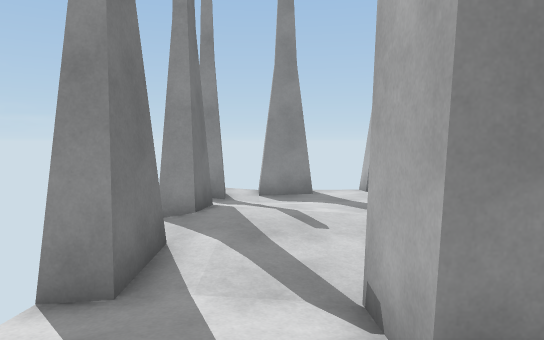
view 1 (above)

22 first-person views from a walk through a scene from a Unity 3-D project. The camera is 1.4 m above the floor, tilts 4° down and sees 70° across. The floor is counted in squares, 0.9 m on a side. Each view is taken from the middle of a square. On the plan, view 1 faces up. The plan holds only what a view shows up to about 17 squares ahead; the rest is blank. The place goes on beyond the plan. The player is left out.

view 2
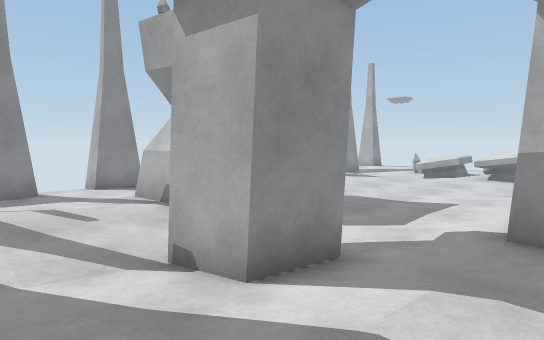

view 3
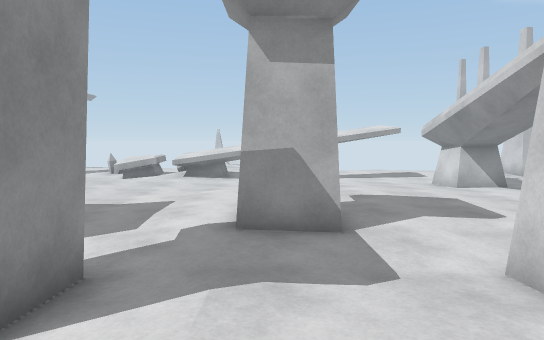

view 4
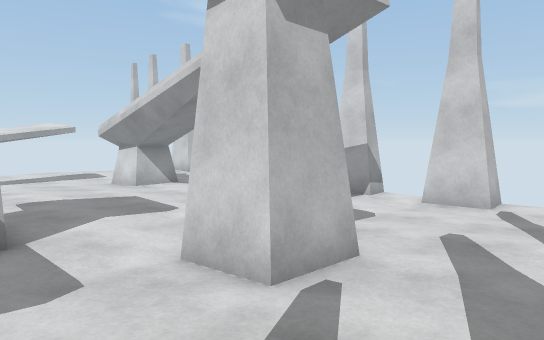

view 5
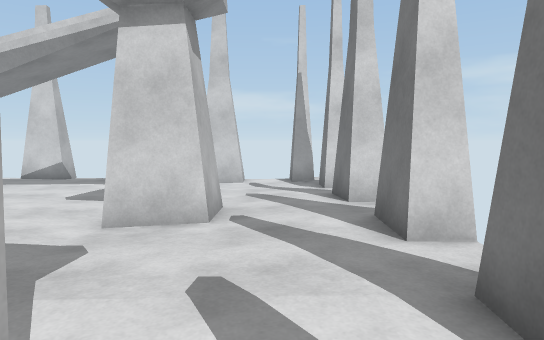

view 6
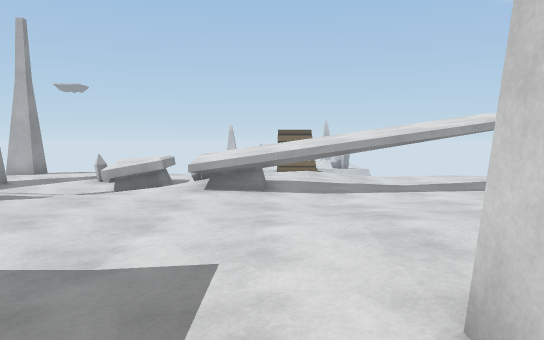

view 7
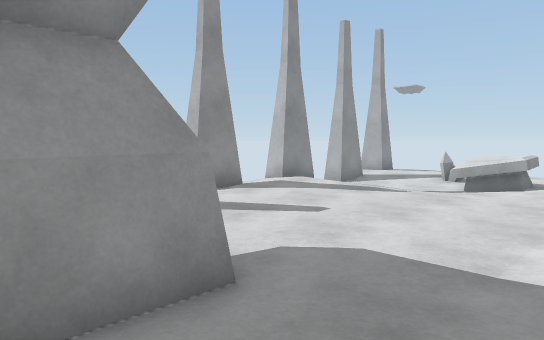

view 8
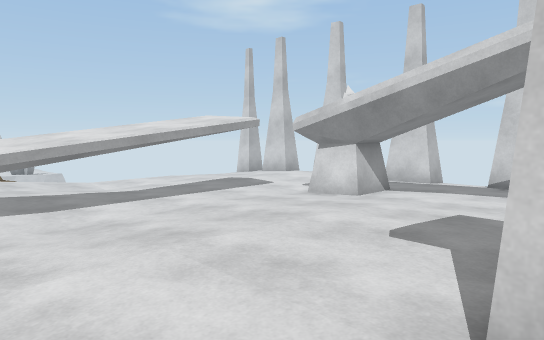

view 9
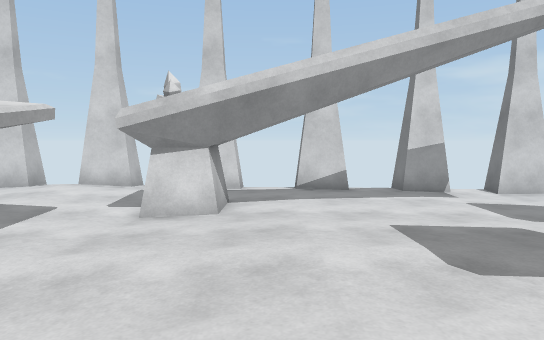

view 10
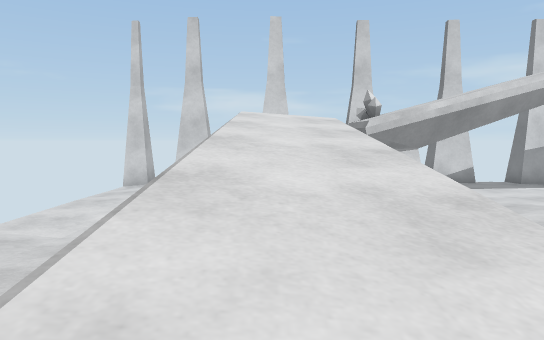

view 11
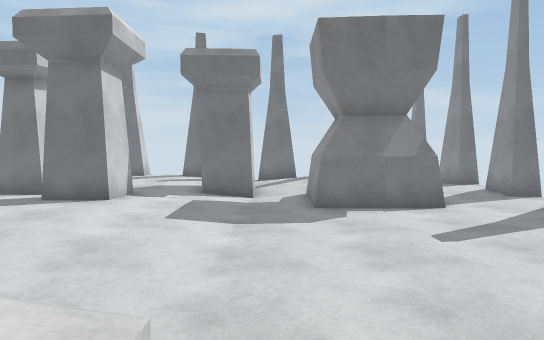

view 12
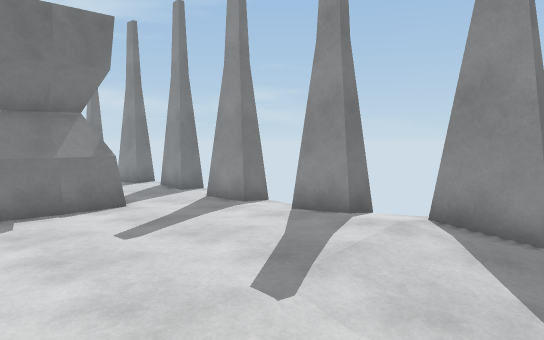

view 13
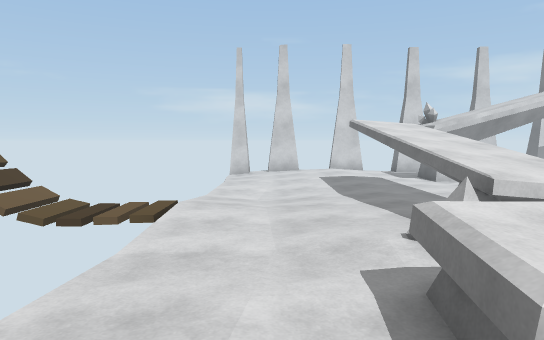

view 14
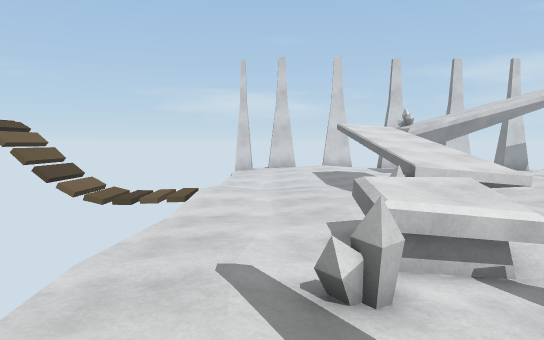

view 15
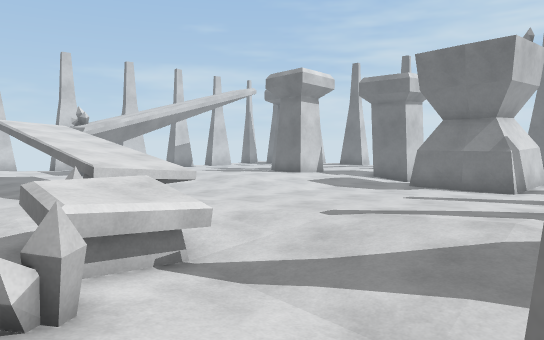

view 16
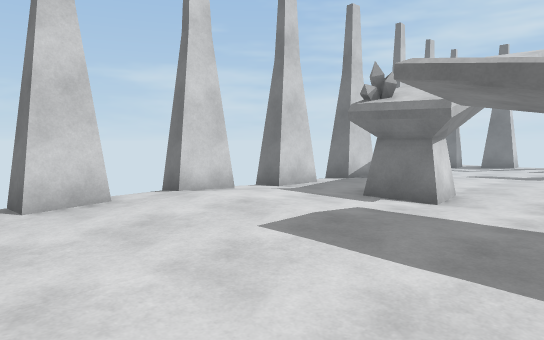

view 17
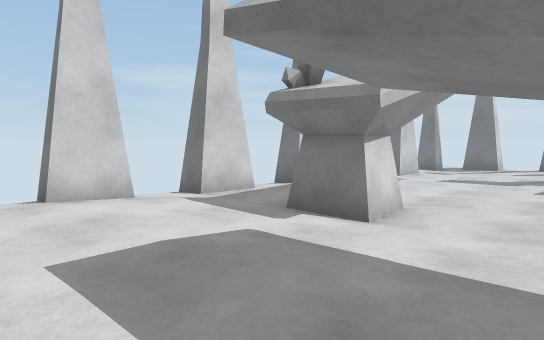

view 18
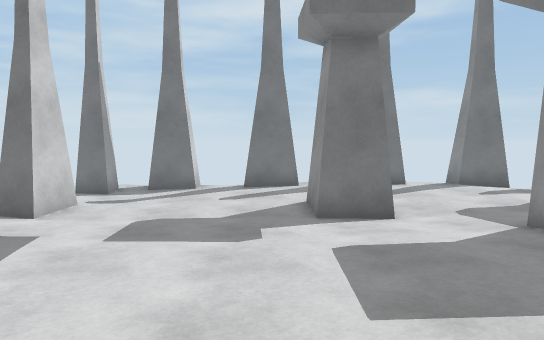

view 19
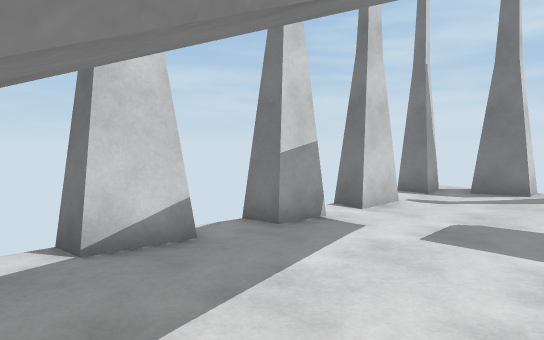

view 20
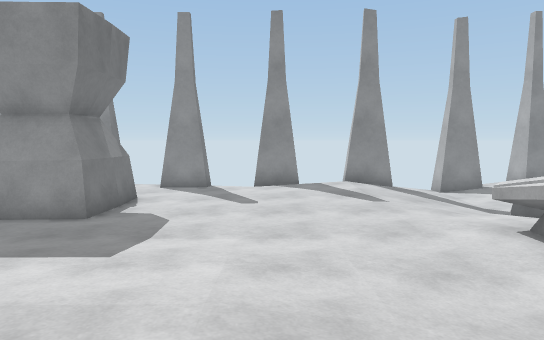

view 21
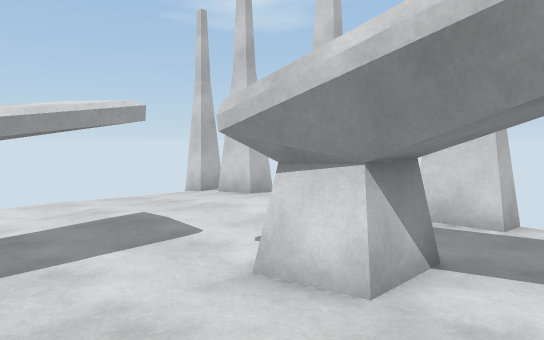

view 22
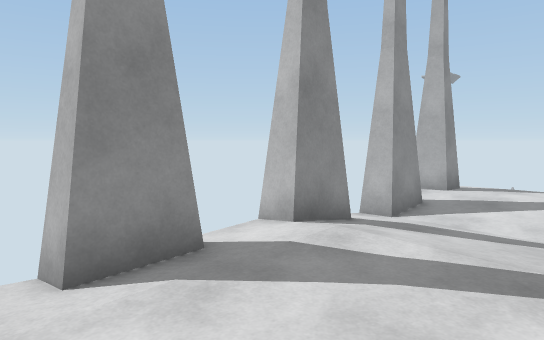

### Floor plan
Key: @ floor where view 1 was taken; # wall or solid block; x gap in a wall; . main floor; : floor 0.25 m higher than the main floor; - floor 0.25 m lower than the main floor; / step, stairs or slope; = window, fence, low wall or low ledge; ^ raised ledge; v drop or lower ground.
Columns run from 3 left of view 1 to 24 right of it. Each row starts with its distance up from view 1.
 14       =              v   #
 13   .##.##..##.-##.##--##./#.
 12  #--.............:..---....
 11  ..-............:://---....
 10   .....##.........//---....
  9  #.....###-........----=...v
  8  .::...###-........--^^-...v
  7  ...../###-........-^^^-...v
  6  #...-////-.........^^^....v
  5 x#.---------.........=....-
  4 v---###---........^^^^....-
  3  -..###--.......-.^^^^.....
  2  #....-..........-^^^^.....v
  1 ##...............-^^^^......
  0  ..@....##.......-^^^^......
 -1  .......##.......-^^^^.---.
 -2 ##....-...........^^^^-----
 -3  #...##-...........^^.-----
 -4  ...###-...........# .-----
 -5 ##..###-...............---/
 -6  #..-----...............--/
 -7  #..-----......###.......-/
 -8  ..------......###.......-/
 -9 ##-------................--
-10  #-------................--
-11 v.--------...............--
-12  .#-###-##..##..##.##/.##.#
-13             ##vv##vv   ##

Where each view was taken, in squares from view 1:
view 1: 0 up, 0 right, facing up
view 2: 1 down, 2 left, facing up-right
view 3: 0 up, 2 left, facing right
view 4: 0 up, 2 left, facing down-right
view 5: 4 up, 0 right, facing down
view 6: 2 up, 4 right, facing right
view 7: 3 up, 4 right, facing up-right
view 8: 3 up, 6 right, facing down-right
view 9: 2 up, 11 right, facing down
view 10: 5 up, 17 right, facing down
view 11: 5 up, 17 right, facing left
view 12: 5 up, 17 right, facing up-left
view 13: 10 up, 21 right, facing down
view 14: 13 up, 21 right, facing down
view 15: 13 up, 21 right, facing down-left
view 16: 3 down, 23 right, facing down-left
view 17: 3 down, 20 right, facing down-left
view 18: 6 down, 12 right, facing left
view 19: 6 down, 12 right, facing down-left
view 20: 3 down, 11 right, facing up
view 21: 3 down, 10 right, facing down-right
view 22: 8 up, 9 right, facing up-right
